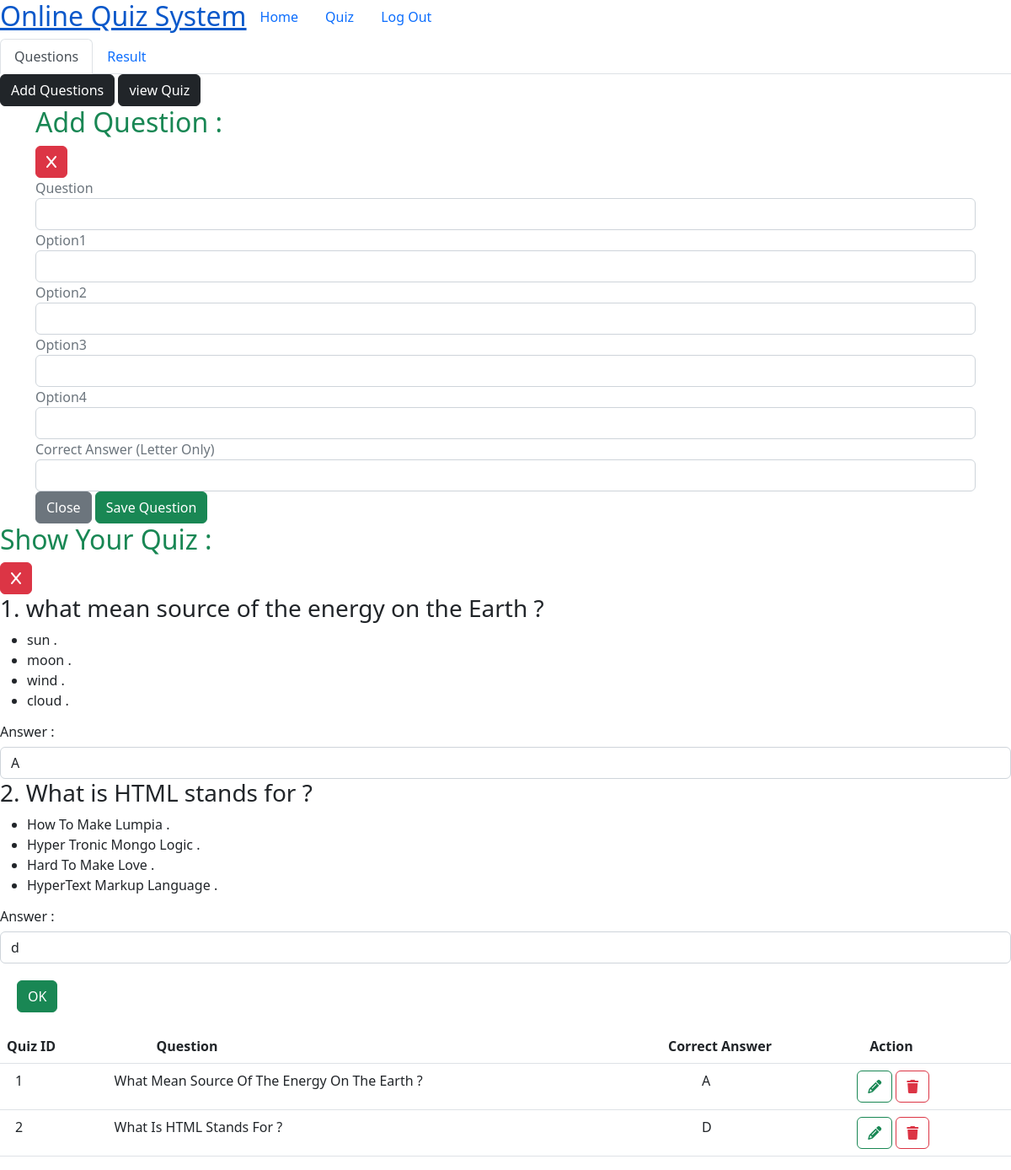
Screenshot of /quiz.php with the database file from the repository.
### tables this page shows
CREATE TABLE `tb_quiz` (
  `quiz_id` int NOT NULL,
  `question` text NOT NULL,
  `option1` text NOT NULL,
  `option2` text NOT NULL,
  `option3` text NOT NULL,
  `option4` text NOT NULL,
  `correct_Ans` text NOT NULL
);

### quiz.php (the view, shortened to what this page needs)
<!DOCTYPE html>
<html lang="en">
<head>
    <link href="https://cdn.jsdelivr.net/npm/bootstrap@5.2.0-beta1/dist/css/bootstrap.min.css" rel="stylesheet"
>
    <link rel="stylesheet" href="./styles/quiz.scss">
</head>
<body>
    <section id='section'>
        <ul class="nav nav1 nav-underline">
            <li class="nav-item"><a href="teacher.php" class="logoAnchor" title="Home"><h2>Online Quiz System</h2></a></li>
            <li class="nav-item"><a  class="nav-link home " href="teacher.php" title="Home"> Home</a></li>
            <li class="nav-item"><a  class="nav-link  quiz" href="quiz.php" title="Quiz"> Quiz</a></li>
            <li class="nav-item"><a  class="nav-link logout" href="index.php" title="Log Out"> Log Out</a></li>
        </ul>
       <div class="mainBody">
        <ul class="nav nav2 nav-tabs">
            <li class="nav-item">
                <a class="nav-link active" aria-current="page" href="quiz.php" title="Questions">Questions</a>
            </li>
            <li class="nav-item">
                <a class="nav-link res" href="result.php" title="Result">Result</a>
            </li>
         </ul>
        <div class="Add">
                <button type="button" class="btn btn1 btn-dark" id="btn-question" title="Add Questions">Add Questions</button>
                <button type="button" class="btn btn1 btn-dark" id="show-quiz" title="Add Questions"> view Quiz</button>
                <div id="Questions">
                    <div class="question container">
                        <h2 class="text-success">Add Question :</h2>
                        <button class="btn btn-danger" id="btnX" title="Exit"><i class="fa-solid fa-x"></i></button>
                        <form action="add_question.php" method="post">
                           <div class="form-group">
                                <label class="text-secondary" >Question</label>
                                <input type="text"  class="form-control" name="question">
                           </div>
                           <div class="form-group">
                                <label class="text-secondary">Option1</label>
                                <input type="text" class="form-control" name="Option1">
                           </div>
                           <div class="form-group">
                                <label class="text-secondary">Option2</label>
                                <input type="text" class="form-control" name="Option2">
                           </div>
                           <div class="form-group">
                                <label class="text-secondary">Option3</label>
                                <input type="text" class="form-control" name="Option3">
                           </div>
                           <div class="form-group">
                                <label class="text-secondary" >Option4</label>
                                <input type="text" class="form-control" name="Option4">
                           </div>
                           <div class="form-group">
                                <label class="text-secondary" >Correct Answer (Letter Only)</label>
                                <input type="text" class="form-control"maxlength="1" style="text-transform: uppercase;" name="CorrectAns">
                           </div>
                           <input type="button" id="btnClose" class="btn btn-secondary"title="Close" value="Close"></input>
                           <input type="submit" class="btn btn-success" name="Save" title="Save Question" value="Save Question"></input>
                        </form>
                    </div>
               </div>
               <div id="Quiz">
                  <div class="quiz">
                        <h2 class="text-success">Show Your Quiz :</h2>
                        <button class="btn btn-danger" id="btnX2" title="Exit"><i class="fa-solid fa-x"></i></button>
                     <?php
                        require_once "db.php";
                        $select="SELECT * from tb_quiz";
                        if($result=$conn->query($select)){
                          while($row=$result->fetch_assoc()){
                             $id=$row['quiz_id'];
                             $qu=$row['question'];
                             $op1=$row['option1'];
                             $op2=$row['option2'];
                             $op3=$row['option3'];
                             $op4=$row['option4'];
                             $ans1=$row['correct_Ans'];
                             ?>
                             <h3><?php echo $id?>. <?php echo $qu?> </h3>
                              <ul>
                                 <li><?php echo $op1?> .</li>
                                 <li><?php echo $op2?> .</li>
                                 <li><?php echo $op3?> .</li>
                                 <li><?php echo $op4?> .</li>
                              </ul>
                              <h6>Answer :</h6>
                              <input type="letter" class="form-control"value="<?php echo $ans1 ?>" max-length="1" >
                      <?php
                             }
                         }
                     ?>
                 <button class="btn btn-success" style="margin:20px;" id="OK" title="Exit">OK</button>
                 </div>
               </div>
            </div>
        <table id="table" class="table ">
                <thead>
                    <tr >
                        <th>Quiz ID</th>
                        <th style="translate:50px 0px;">Question</th>
                        <th>Correct Answer</th>
                        <th>Action</th>
                    </tr>
                </thead>
                <tbody>
                    <?php
                    require "db.php";
                    $select="SELECT * FROM tb_quiz";
                    if($result=$conn->query($select)){
                        while($row=$result->fetch_assoc()){
                            $id=$row['quiz_id'];
                            $question=$row['question'];
                            $ans=$row['correct_Ans'];
                            ?>
                            <tr>
                                <td style="translate:10px 0px;"><?php echo $id ?></td>
                                <td style="text-transform: capitalize;"><?php echo $question ?></td>
                                <td style="translate:40px 0px; text-transform: uppercase;"><?php echo $ans ?></td>
                                <td style="translate:-15px 0px;">
                                    <a href="edit.php?id=<?php echo $id?>" class="btn btn-outline-success" title="Edit"><i class="fa-solid fa-pencil"></i></a>
                                    <a href="delete.php?id=<?php echo $id?>" class="btn btn-outline-danger" title="Delete"><i class="fa-solid fa-trash"></i></a>
                                </td>
                            </tr>
                    <?php
                        }
                    }
                    ?>
                </tbody>
            </table>
         </div>
    </section>
</body>
</html>

### rows the page displays
tb_quiz: quiz_id "1", question "what mean source of the energy on the Earth ?", option1 "sun", option2 "moon", option3 "wind", option4 "cloud", question "What Mean Source Of The Energy On The Earth ?", correct_Ans "A"
tb_quiz: quiz_id "2", question "What is HTML stands for ?", option1 "How To Make Lumpia", option2 "Hyper Tronic Mongo Logic", option3 "Hard To Make Love", option4 "HyperText Markup Language", question "What Is HTML Stands For ?", correct_Ans "D"
